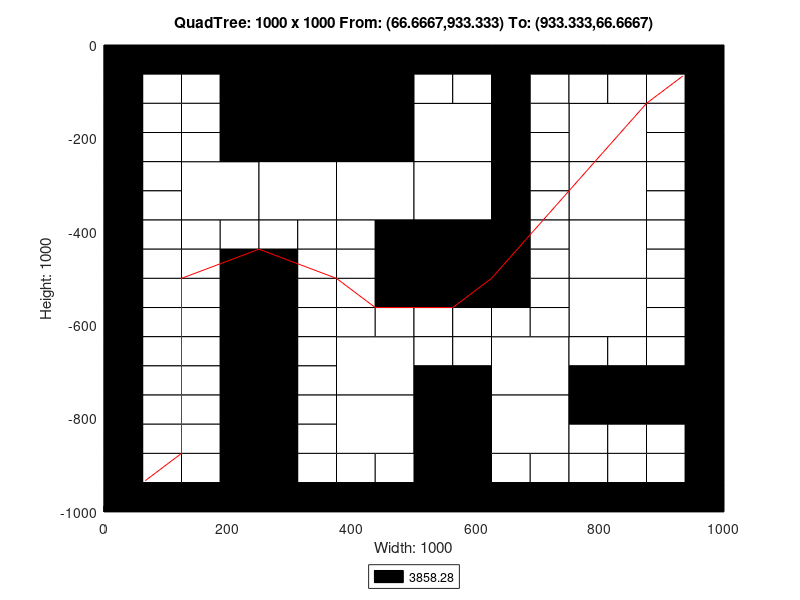

MATLAB code to generate this figure:
axis([0 1000 -1000 0]);
title('QuadTree: 1000 x 1000 From: (66.6667,933.333) To: (933.333,66.6667)');
xlabel('Width: 1000');
ylabel('Height: 1000');
rectangle('Position',[250 -250 250 250], 'FaceColor',[0 0 0]);
rectangle('Position',[125 -375 125 125], 'FaceColor',[1 1 1]);
rectangle('Position',[250 -375 125 125], 'FaceColor',[1 1 1]);
rectangle('Position',[375 -375 125 125], 'FaceColor',[1 1 1]);
rectangle('Position',[500 -250 125 125], 'FaceColor',[1 1 1]);
rectangle('Position',[750 -250 125 125], 'FaceColor',[1 1 1]);
rectangle('Position',[500 -375 125 125], 'FaceColor',[1 1 1]);
rectangle('Position',[500 -500 125 125], 'FaceColor',[0 0 0]);
rectangle('Position',[750 -375 125 125], 'FaceColor',[1 1 1]);
rectangle('Position',[750 -500 125 125], 'FaceColor',[1 1 1]);
rectangle('Position',[375 -750 125 125], 'FaceColor',[1 1 1]);
rectangle('Position',[375 -875 125 125], 'FaceColor',[1 1 1]);
rectangle('Position',[625 -750 125 125], 'FaceColor',[1 1 1]);
rectangle('Position',[750 -625 125 125], 'FaceColor',[1 1 1]);
rectangle('Position',[500 -875 125 125], 'FaceColor',[0 0 0]);
rectangle('Position',[625 -875 125 125], 'FaceColor',[1 1 1]);
rectangle('Position',[500 -1000 125 125], 'FaceColor',[0 0 0]);
rectangle('Position',[0 -62.5 62.5 62.5], 'FaceColor',[0 0 0]);
rectangle('Position',[62.5 -62.5 62.5 62.5], 'FaceColor',[0 0 0]);
rectangle('Position',[0 -125 62.5 62.5], 'FaceColor',[0 0 0]);
rectangle('Position',[62.5 -125 62.5 62.5], 'FaceColor',[1 1 1]);
rectangle('Position',[125 -62.5 62.5 62.5], 'FaceColor',[0 0 0]);
rectangle('Position',[187.5 -62.5 62.5 62.5], 'FaceColor',[0 0 0]);
rectangle('Position',[125 -125 62.5 62.5], 'FaceColor',[1 1 1]);
rectangle('Position',[187.5 -125 62.5 62.5], 'FaceColor',[0 0 0]);
rectangle('Position',[0 -187.5 62.5 62.5], 'FaceColor',[0 0 0]);
rectangle('Position',[62.5 -187.5 62.5 62.5], 'FaceColor',[1 1 1]);
rectangle('Position',[0 -250 62.5 62.5], 'FaceColor',[0 0 0]);
rectangle('Position',[62.5 -250 62.5 62.5], 'FaceColor',[1 1 1]);
rectangle('Position',[125 -187.5 62.5 62.5], 'FaceColor',[1 1 1]);
rectangle('Position',[187.5 -187.5 62.5 62.5], 'FaceColor',[0 0 0]);
rectangle('Position',[125 -250 62.5 62.5], 'FaceColor',[1 1 1]);
rectangle('Position',[187.5 -250 62.5 62.5], 'FaceColor',[0 0 0]);
rectangle('Position',[0 -312.5 62.5 62.5], 'FaceColor',[0 0 0]);
rectangle('Position',[62.5 -312.5 62.5 62.5], 'FaceColor',[1 1 1]);
rectangle('Position',[0 -375 62.5 62.5], 'FaceColor',[0 0 0]);
rectangle('Position',[62.5 -375 62.5 62.5], 'FaceColor',[1 1 1]);
rectangle('Position',[0 -437.5 62.5 62.5], 'FaceColor',[0 0 0]);
rectangle('Position',[62.5 -437.5 62.5 62.5], 'FaceColor',[1 1 1]);
rectangle('Position',[0 -500 62.5 62.5], 'FaceColor',[0 0 0]);
rectangle('Position',[62.5 -500 62.5 62.5], 'FaceColor',[1 1 1]);
rectangle('Position',[125 -437.5 62.5 62.5], 'FaceColor',[1 1 1]);
rectangle('Position',[187.5 -437.5 62.5 62.5], 'FaceColor',[1 1 1]);
rectangle('Position',[125 -500 62.5 62.5], 'FaceColor',[1 1 1]);
rectangle('Position',[187.5 -500 62.5 62.5], 'FaceColor',[0 0 0]);
rectangle('Position',[250 -437.5 62.5 62.5], 'FaceColor',[1 1 1]);
rectangle('Position',[312.5 -437.5 62.5 62.5], 'FaceColor',[1 1 1]);
rectangle('Position',[250 -500 62.5 62.5], 'FaceColor',[0 0 0]);
rectangle('Position',[312.5 -500 62.5 62.5], 'FaceColor',[1 1 1]);
rectangle('Position',[375 -437.5 62.5 62.5], 'FaceColor',[1 1 1]);
rectangle('Position',[437.5 -437.5 62.5 62.5], 'FaceColor',[0 0 0]);
rectangle('Position',[375 -500 62.5 62.5], 'FaceColor',[1 1 1]);
rectangle('Position',[437.5 -500 62.5 62.5], 'FaceColor',[0 0 0]);
rectangle('Position',[500 -62.5 62.5 62.5], 'FaceColor',[0 0 0]);
rectangle('Position',[562.5 -62.5 62.5 62.5], 'FaceColor',[0 0 0]);
rectangle('Position',[500 -125 62.5 62.5], 'FaceColor',[1 1 1]);
rectangle('Position',[562.5 -125 62.5 62.5], 'FaceColor',[1 1 1]);
rectangle('Position',[625 -62.5 62.5 62.5], 'FaceColor',[0 0 0]);
rectangle('Position',[687.5 -62.5 62.5 62.5], 'FaceColor',[0 0 0]);
rectangle('Position',[625 -125 62.5 62.5], 'FaceColor',[0 0 0]);
rectangle('Position',[687.5 -125 62.5 62.5], 'FaceColor',[1 1 1]);
rectangle('Position',[625 -187.5 62.5 62.5], 'FaceColor',[0 0 0]);
rectangle('Position',[687.5 -187.5 62.5 62.5], 'FaceColor',[1 1 1]);
rectangle('Position',[625 -250 62.5 62.5], 'FaceColor',[0 0 0]);
rectangle('Position',[687.5 -250 62.5 62.5], 'FaceColor',[1 1 1]);
rectangle('Position',[750 -62.5 62.5 62.5], 'FaceColor',[0 0 0]);
rectangle('Position',[812.5 -62.5 62.5 62.5], 'FaceColor',[0 0 0]);
rectangle('Position',[750 -125 62.5 62.5], 'FaceColor',[1 1 1]);
rectangle('Position',[812.5 -125 62.5 62.5], 'FaceColor',[1 1 1]);
rectangle('Position',[875 -62.5 62.5 62.5], 'FaceColor',[0 0 0]);
rectangle('Position',[937.5 -62.5 62.5 62.5], 'FaceColor',[0 0 0]);
rectangle('Position',[875 -125 62.5 62.5], 'FaceColor',[1 1 1]);
rectangle('Position',[937.5 -125 62.5 62.5], 'FaceColor',[0 0 0]);
rectangle('Position',[875 -187.5 62.5 62.5], 'FaceColor',[1 1 1]);
rectangle('Position',[937.5 -187.5 62.5 62.5], 'FaceColor',[0 0 0]);
rectangle('Position',[875 -250 62.5 62.5], 'FaceColor',[1 1 1]);
rectangle('Position',[937.5 -250 62.5 62.5], 'FaceColor',[0 0 0]);
rectangle('Position',[625 -312.5 62.5 62.5], 'FaceColor',[0 0 0]);
rectangle('Position',[687.5 -312.5 62.5 62.5], 'FaceColor',[1 1 1]);
rectangle('Position',[625 -375 62.5 62.5], 'FaceColor',[0 0 0]);
rectangle('Position',[687.5 -375 62.5 62.5], 'FaceColor',[1 1 1]);
rectangle('Position',[625 -437.5 62.5 62.5], 'FaceColor',[0 0 0]);
rectangle('Position',[687.5 -437.5 62.5 62.5], 'FaceColor',[1 1 1]);
rectangle('Position',[625 -500 62.5 62.5], 'FaceColor',[0 0 0]);
rectangle('Position',[687.5 -500 62.5 62.5], 'FaceColor',[1 1 1]);
rectangle('Position',[875 -312.5 62.5 62.5], 'FaceColor',[1 1 1]);
rectangle('Position',[937.5 -312.5 62.5 62.5], 'FaceColor',[0 0 0]);
rectangle('Position',[875 -375 62.5 62.5], 'FaceColor',[1 1 1]);
rectangle('Position',[937.5 -375 62.5 62.5], 'FaceColor',[0 0 0]);
rectangle('Position',[875 -437.5 62.5 62.5], 'FaceColor',[1 1 1]);
rectangle('Position',[937.5 -437.5 62.5 62.5], 'FaceColor',[0 0 0]);
rectangle('Position',[875 -500 62.5 62.5], 'FaceColor',[1 1 1]);
rectangle('Position',[937.5 -500 62.5 62.5], 'FaceColor',[0 0 0]);
rectangle('Position',[0 -562.5 62.5 62.5], 'FaceColor',[0 0 0]);
rectangle('Position',[62.5 -562.5 62.5 62.5], 'FaceColor',[1 1 1]);
rectangle('Position',[0 -625 62.5 62.5], 'FaceColor',[0 0 0]);
rectangle('Position',[62.5 -625 62.5 62.5], 'FaceColor',[1 1 1]);
rectangle('Position',[125 -562.5 62.5 62.5], 'FaceColor',[1 1 1]);
rectangle('Position',[187.5 -562.5 62.5 62.5], 'FaceColor',[0 0 0]);
rectangle('Position',[125 -625 62.5 62.5], 'FaceColor',[1 1 1]);
rectangle('Position',[187.5 -625 62.5 62.5], 'FaceColor',[0 0 0]);
rectangle('Position',[0 -687.5 62.5 62.5], 'FaceColor',[0 0 0]);
rectangle('Position',[62.5 -687.5 62.5 62.5], 'FaceColor',[1 1 1]);
rectangle('Position',[0 -750 62.5 62.5], 'FaceColor',[0 0 0]);
rectangle('Position',[62.5 -750 62.5 62.5], 'FaceColor',[1 1 1]);
rectangle('Position',[125 -687.5 62.5 62.5], 'FaceColor',[1 1 1]);
rectangle('Position',[187.5 -687.5 62.5 62.5], 'FaceColor',[0 0 0]);
rectangle('Position',[125 -750 62.5 62.5], 'FaceColor',[1 1 1]);
rectangle('Position',[187.5 -750 62.5 62.5], 'FaceColor',[0 0 0]);
rectangle('Position',[250 -562.5 62.5 62.5], 'FaceColor',[0 0 0]);
rectangle('Position',[312.5 -562.5 62.5 62.5], 'FaceColor',[1 1 1]);
rectangle('Position',[250 -625 62.5 62.5], 'FaceColor',[0 0 0]);
rectangle('Position',[312.5 -625 62.5 62.5], 'FaceColor',[1 1 1]);
rectangle('Position',[375 -562.5 62.5 62.5], 'FaceColor',[1 1 1]);
rectangle('Position',[437.5 -562.5 62.5 62.5], 'FaceColor',[0 0 0]);
rectangle('Position',[375 -625 62.5 62.5], 'FaceColor',[1 1 1]);
rectangle('Position',[437.5 -625 62.5 62.5], 'FaceColor',[1 1 1]);
rectangle('Position',[250 -687.5 62.5 62.5], 'FaceColor',[0 0 0]);
rectangle('Position',[312.5 -687.5 62.5 62.5], 'FaceColor',[1 1 1]);
rectangle('Position',[250 -750 62.5 62.5], 'FaceColor',[0 0 0]);
rectangle('Position',[312.5 -750 62.5 62.5], 'FaceColor',[1 1 1]);
rectangle('Position',[0 -812.5 62.5 62.5], 'FaceColor',[0 0 0]);
rectangle('Position',[62.5 -812.5 62.5 62.5], 'FaceColor',[1 1 1]);
rectangle('Position',[0 -875 62.5 62.5], 'FaceColor',[0 0 0]);
rectangle('Position',[62.5 -875 62.5 62.5], 'FaceColor',[1 1 1]);
rectangle('Position',[125 -812.5 62.5 62.5], 'FaceColor',[1 1 1]);
rectangle('Position',[187.5 -812.5 62.5 62.5], 'FaceColor',[0 0 0]);
rectangle('Position',[125 -875 62.5 62.5], 'FaceColor',[1 1 1]);
rectangle('Position',[187.5 -875 62.5 62.5], 'FaceColor',[0 0 0]);
rectangle('Position',[0 -937.5 62.5 62.5], 'FaceColor',[0 0 0]);
rectangle('Position',[62.5 -937.5 62.5 62.5], 'FaceColor',[1 1 1]);
rectangle('Position',[0 -1000 62.5 62.5], 'FaceColor',[0 0 0]);
rectangle('Position',[62.5 -1000 62.5 62.5], 'FaceColor',[0 0 0]);
rectangle('Position',[125 -937.5 62.5 62.5], 'FaceColor',[1 1 1]);
rectangle('Position',[187.5 -937.5 62.5 62.5], 'FaceColor',[0 0 0]);
rectangle('Position',[125 -1000 62.5 62.5], 'FaceColor',[0 0 0]);
rectangle('Position',[187.5 -1000 62.5 62.5], 'FaceColor',[0 0 0]);
rectangle('Position',[250 -812.5 62.5 62.5], 'FaceColor',[0 0 0]);
rectangle('Position',[312.5 -812.5 62.5 62.5], 'FaceColor',[1 1 1]);
rectangle('Position',[250 -875 62.5 62.5], 'FaceColor',[0 0 0]);
rectangle('Position',[312.5 -875 62.5 62.5], 'FaceColor',[1 1 1]);
rectangle('Position',[250 -937.5 62.5 62.5], 'FaceColor',[0 0 0]);
rectangle('Position',[312.5 -937.5 62.5 62.5], 'FaceColor',[1 1 1]);
rectangle('Position',[250 -1000 62.5 62.5], 'FaceColor',[0 0 0]);
rectangle('Position',[312.5 -1000 62.5 62.5], 'FaceColor',[0 0 0]);
rectangle('Position',[375 -937.5 62.5 62.5], 'FaceColor',[1 1 1]);
rectangle('Position',[437.5 -937.5 62.5 62.5], 'FaceColor',[1 1 1]);
rectangle('Position',[375 -1000 62.5 62.5], 'FaceColor',[0 0 0]);
rectangle('Position',[437.5 -1000 62.5 62.5], 'FaceColor',[0 0 0]);
rectangle('Position',[500 -562.5 62.5 62.5], 'FaceColor',[0 0 0]);
rectangle('Position',[562.5 -562.5 62.5 62.5], 'FaceColor',[0 0 0]);
rectangle('Position',[500 -625 62.5 62.5], 'FaceColor',[1 1 1]);
rectangle('Position',[562.5 -625 62.5 62.5], 'FaceColor',[1 1 1]);
rectangle('Position',[625 -562.5 62.5 62.5], 'FaceColor',[0 0 0]);
rectangle('Position',[687.5 -562.5 62.5 62.5], 'FaceColor',[1 1 1]);
rectangle('Position',[625 -625 62.5 62.5], 'FaceColor',[1 1 1]);
rectangle('Position',[687.5 -625 62.5 62.5], 'FaceColor',[1 1 1]);
rectangle('Position',[500 -687.5 62.5 62.5], 'FaceColor',[1 1 1]);
rectangle('Position',[562.5 -687.5 62.5 62.5], 'FaceColor',[1 1 1]);
rectangle('Position',[500 -750 62.5 62.5], 'FaceColor',[0 0 0]);
rectangle('Position',[562.5 -750 62.5 62.5], 'FaceColor',[0 0 0]);
rectangle('Position',[875 -562.5 62.5 62.5], 'FaceColor',[1 1 1]);
rectangle('Position',[937.5 -562.5 62.5 62.5], 'FaceColor',[0 0 0]);
rectangle('Position',[875 -625 62.5 62.5], 'FaceColor',[1 1 1]);
rectangle('Position',[937.5 -625 62.5 62.5], 'FaceColor',[0 0 0]);
rectangle('Position',[750 -687.5 62.5 62.5], 'FaceColor',[1 1 1]);
rectangle('Position',[812.5 -687.5 62.5 62.5], 'FaceColor',[1 1 1]);
rectangle('Position',[750 -750 62.5 62.5], 'FaceColor',[0 0 0]);
rectangle('Position',[812.5 -750 62.5 62.5], 'FaceColor',[0 0 0]);
rectangle('Position',[875 -687.5 62.5 62.5], 'FaceColor',[1 1 1]);
rectangle('Position',[937.5 -687.5 62.5 62.5], 'FaceColor',[0 0 0]);
rectangle('Position',[875 -750 62.5 62.5], 'FaceColor',[0 0 0]);
rectangle('Position',[937.5 -750 62.5 62.5], 'FaceColor',[0 0 0]);
rectangle('Position',[625 -937.5 62.5 62.5], 'FaceColor',[1 1 1]);
rectangle('Position',[687.5 -937.5 62.5 62.5], 'FaceColor',[1 1 1]);
rectangle('Position',[625 -1000 62.5 62.5], 'FaceColor',[0 0 0]);
rectangle('Position',[687.5 -1000 62.5 62.5], 'FaceColor',[0 0 0]);
rectangle('Position',[750 -812.5 62.5 62.5], 'FaceColor',[0 0 0]);
rectangle('Position',[812.5 -812.5 62.5 62.5], 'FaceColor',[0 0 0]);
rectangle('Position',[750 -875 62.5 62.5], 'FaceColor',[1 1 1]);
rectangle('Position',[812.5 -875 62.5 62.5], 'FaceColor',[1 1 1]);
rectangle('Position',[875 -812.5 62.5 62.5], 'FaceColor',[0 0 0]);
rectangle('Position',[937.5 -812.5 62.5 62.5], 'FaceColor',[0 0 0]);
rectangle('Position',[875 -875 62.5 62.5], 'FaceColor',[1 1 1]);
rectangle('Position',[937.5 -875 62.5 62.5], 'FaceColor',[0 0 0]);
rectangle('Position',[750 -937.5 62.5 62.5], 'FaceColor',[1 1 1]);
rectangle('Position',[812.5 -937.5 62.5 62.5], 'FaceColor',[1 1 1]);
rectangle('Position',[750 -1000 62.5 62.5], 'FaceColor',[0 0 0]);
rectangle('Position',[812.5 -1000 62.5 62.5], 'FaceColor',[0 0 0]);
rectangle('Position',[875 -937.5 62.5 62.5], 'FaceColor',[1 1 1]);
rectangle('Position',[937.5 -937.5 62.5 62.5], 'FaceColor',[0 0 0]);
rectangle('Position',[875 -1000 62.5 62.5], 'FaceColor',[0 0 0]);
rectangle('Position',[937.5 -1000 62.5 62.5], 'FaceColor',[0 0 0]);
X=[933.333,933.333,875,750,750,625,625,562.5,500,437.5,437.5,375,250,250,250,125,125,125,125,125,125,125,125,66.6667];
Y=[-66.6667,-66.6667,-125,-312.5,-312.5,-500,-500,-562.5,-562.5,-562.5,-562.5,-500,-437.5,-437.5,-437.5,-500,-500,-625,-625,-750,-750,-875,-875,-933.333];
hold on;
plot(X,Y,'r');
legend('3858.28','Location','southoutside');
